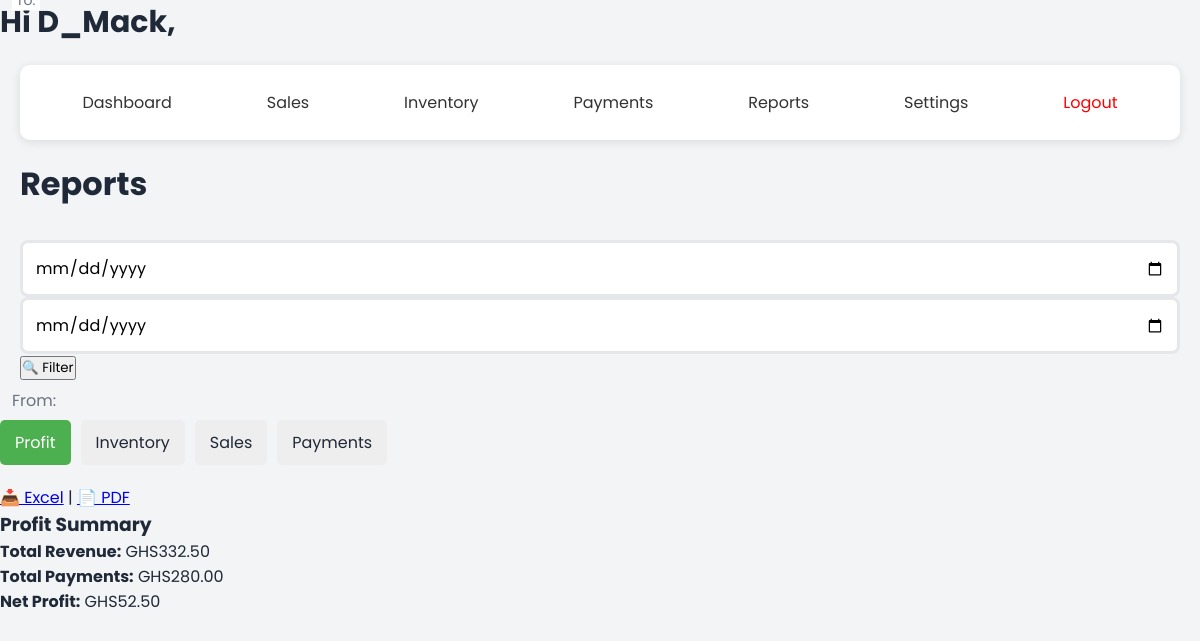
The app's page /reports (signed in) with its own data.
### models/user.py (models this page shows, shortened)
class User(UserMixin, db.Model):
    __tablename__ = 'users'
    id = db.Column(db.Integer, primary_key=True)
    business_name = db.Column(db.String(100))
    name = db.Column(db.String(100), nullable=False)
    email = db.Column(db.String(120), unique=True, nullable=False)
    password_hash = db.Column(db.String(200))
    created_at = db.Column(db.DateTime, default=datetime.utcnow)
    currency_code = db.Column(db.String(5), default='GHS')  # e.g., 'GHS', 'USD', etc.
    logo_path = db.Column(db.String(255))
    products = db.relationship('Product', backref='user', lazy=True, cascade='all, delete-orphan')
    sales = db.relationship('Sale', backref='user', lazy=True, cascade='all, delete-orphan')
    payments = db.relationship('Payment', backref='user', lazy=True, cascade='all, delete-orphan')

### app.py (the view, shortened to what this page needs)
@app.route('/reports')
@login_required
def reports():
    start = request.args.get('start')
    end = request.args.get('end')
    def date_filter(query, model):
        return query
    payments = date_filter(Payment.query.filter_by(user_id=current_user.id), Payment).all()
    sales = date_filter(Sale.query.filter_by(user_id=current_user.id), Sale).all()
    inventory = Product.query.filter_by(user_id=current_user.id).all()
    sales_by_product = defaultdict(lambda: {'quantity': 0, 'revenue': 0})
    for s in sales:
        pname = s.product.name if s.product else 'Unknown'
        sales_by_product[pname]['quantity'] += s.quantity
        sales_by_product[pname]['revenue'] += s.price * s.quantity
    payments_by_type = defaultdict(float)
    for p in payments:
        key = f"{p.payment_type} - {p.description or 'Other'}"
        payments_by_type[key] += p.amount
    inventory_data = []
    for p in inventory:
        inventory_data.append({
            'name': p.name,
            'quantity': p.quantity,
            'cost_price': p.cost_price,
            'selling_price': p.selling_price,
            'value': p.cost_price * p.quantity
        })
    total_revenue = sum(val['revenue'] for val in sales_by_product.values())
    total_payments = sum(payments_by_type.values())
    profit = total_revenue - total_payments
    return render_template(
        'reports.html',
        sales_by_product=sales_by_product,
        payments_by_type=payments_by_type,
        inventory_data=inventory_data,
        total_revenue=total_revenue,
        total_payments=total_payments,
        profit=profit,
        start=start,
        end=end
    )

### app.py (called while the page is built)
@app.template_filter('currency')
def format_currency_filter(value, currency=None):
    if not value:
        return ''
    if not currency:
        currency = getattr(current_user, 'currency_code', 'GHS')  # ✅ Correct field
    try:
        return format_currency(value, currency, locale='en')
    except:
        return f"{currency} {value:,.2f}"

@app.before_request
def load_user():
    if 'user_id' in session:
        g.user = db.session.get(User, session['user_id'])

@login_manager.user_loader
def load_user(user_id):
    return User.query.get(int(user_id))  # assuming you're using SQLAlchemy and User has an id

@app.context_processor
def inject_user():
    return dict(current_user=current_user)

### templates/reports.html (shortened to what this page needs)
<!DOCTYPE html>
<html lang="en">
<head>
    <link rel="stylesheet" href="{{ url_for('static', filename='css/styles.css') }}">
</head>
<body>
    <span style="font-weight: bold; font-size: 30px; text-align: center;">
                    {% if current_user.is_authenticated and current_user.business_name %}
                                   Hi {{ current_user.business_name }},
                    {% else %}
                        AKONTABU
                    {% endif %}
  </span>
    <div class="dashboard-container">
        <div class="nav-bar">
            <div class="nav-links">
                <a href="{{ url_for('dashboard') }}" class="nav-link">Dashboard</a>
                <a href="{{ url_for('sales') }}" class="nav-link">Sales</a>
                <a href="{{ url_for('inventory') }}" class="nav-link">Inventory</a>
                <a href="{{ url_for('payments') }}" class="nav-link">Payments</a>
                <a href="{{ url_for('reports') }}" class="nav-link">Reports</a>
                <a href="{{ url_for('settings') }}" class="nav-link">Settings</a>
                <a href="{{ url_for('logout') }}" class="nav-link" style="color:red;">Logout</a>
            </div>
        </div>
        <h1>Reports</h1>
        <form method="GET" action="{{ url_for('reports') }}" style="margin-bottom: 20px;">
            <label for="start">From:</label>
            <input type="date" name="start" id="start" value="{{ start or '' }}" required>
            <label for="end">To:</label>
            <input type="date" name="end" id="end" value="{{ end or '' }}" required>
            <button type="submit">🔍 Filter</button>
        </form>
    </div>
    <div class="tabs">
        <div class="tab active" data-tab="profit">Profit</div>
        <div class="tab" data-tab="inventory">Inventory</div>
        <div class="tab" data-tab="sales">Sales</div>
        <div class="tab" data-tab="payments">Payments</div>
    </div>
    <div class="export-buttons">
        <a id="excel-btn" href="/export/profit/excel">📥 Excel</a> |
        <a id="pdf-btn" href="/export/profit/pdf">📄 PDF</a>
    </div>
    <div id="profit" class="tab-content active">
        <h3>Profit Summary</h3>
        <p><strong>Total Revenue:</strong> {{ total_revenue|round(2) | currency}}</p>
        <p><strong>Total Payments:</strong> {{ total_payments|round(2) | currency }}</p>
        <p><strong>Net Profit:</strong> {{ profit|round(2) | currency }}</p>
    </div>
</body>
</html>

### static/css/styles.css (style rules this page uses)
:root { --primary-color: #2563eb; --secondary-color: #1e40af; --text-color: #1f2937; --error-color: #dc2626; --success-color: #059669; --background-color: #f3f4f6; }
* { margin: 0; padding: 0; box-sizing: border-box; font-family: 'Poppins', sans-serif; }
body { background-color: var(--background-color); color: var(--text-color); min-height: 100vh; }
h1 { font-size: 2rem; margin-bottom: 2rem; color: var(--text-color); }
input, select { width: 100%; padding: 0.75rem; border: 3px solid #e5e7eb; border-radius: 0.5rem; font-size: 1rem; transition: all 0.3s ease; box-shadow: #0B3D2E; }
label { position: absolute; left: 0.75rem; top: 50%; transform: translateY(-50%); color: #6b7280; transition: all 0.3s ease; pointer-events: none; }
input:focus ~ label, input:not(:placeholder-shown) ~ label { top: 0; font-size: 0.875rem; background-color: white; padding: 0 0.25rem; }

### templates/reports.html (style rules this page uses)
.dashboard-container { max-width: 1200px; margin: 0 auto; padding: 20px; }
.nav-bar { background: #fff; padding: 15px; border-radius: 10px; box-shadow: 0 2px 10px rgba(0,0,0,0.1); margin-bottom: 20px; }
.nav-links { display: flex; justify-content: space-around; }
.nav-link { text-decoration: none; color: #333; padding: 10px 20px; border-radius: 5px; transition: background 0.3s ease; }
.tabs { display: flex; margin-bottom: 20px; gap: 10px; }
.tab { padding: 10px 15px; background: #eee; cursor: pointer; border-radius: 5px; }
.tab.active { background: #4CAF50; color: white; }
.tab-content { display: none; }
.tab-content.active { display: block; }
.export-buttons { margin-top: 10px; }

### records on screen
User: business_name "D_Mack", currency_code "GHS332.50", currency_code "GHS280.00", currency_code "GHS52.50"
